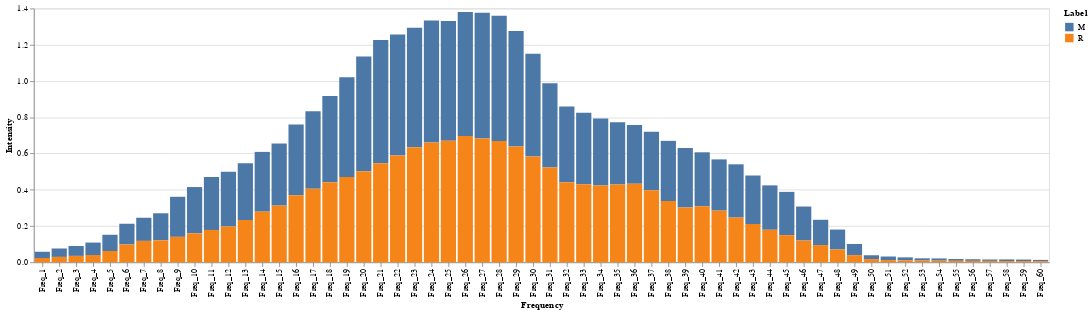

Notebook source saved alongside this figure:
### Code cell
agg_bar_plot = alt.Chart(sonar_agg_melt).mark_bar().encode(
    x = alt.X("Frequency", sort=sorted_cols[1:]),
    y = alt.Y("Intensity"),
    color = "Label"
)

agg_bar_plot

### Figure 1 — Vega-Lite specification as saved in the notebook (floating-point values rounded to 4 significant figures)
{"config": {"view": {"continuousWidth": 400, "continuousHeight": 300}}, "data": {"name": "data-9d14fd62e7bd7b1f9ae969177417026e"}, "mark": "bar", "encoding": {"color": {"field": "Label", "type": "nominal"}, "x": {"field": "Frequency", "sort": ["Freq_1", "Freq_2", "Freq_3", "Freq_4", "Freq_5", "Freq_6", "Freq_7", "Freq_8", "Freq_9", "Freq_10", "Freq_11", "Freq_12", "Freq_13", "Freq_14", "Freq_15", "Freq_16", "Freq_17", "Freq_18", "Freq_19", "Freq_20", "Freq_21", "Freq_22", "Freq_23", "Freq_24", "Freq_25", "Freq_26", "Freq_27", "Freq_28", "Freq_29", "Freq_30", "Freq_31", "Freq_32", "Freq_33", "Freq_34", "Freq_35", "Freq_36", "Freq_37", "Freq_38", "Freq_39", "Freq_40", "Freq_41", "Freq_42", "Freq_43", "Freq_44", "Freq_45", "Freq_46", "Freq_47", "Freq_48", "Freq_49", "Freq_50", "Freq_51", "Freq_52", "Freq_53", "Freq_54", "Freq_55", "Freq_56", "Freq_57", "Freq_58", "Freq_59", "Freq_60"], "type": "nominal"}, "y": {"field": "Intensity", "type": "quantitative"}}, "$schema": "https://vega.github.io/schema/vega-lite/v4.17.0.json", "datasets": {"data-9d14fd62e7bd7b1f9ae969177417026e": [{"Label": "M", "Frequency": "Freq_1", "Intensity": 0.03448}, {"Label": "R", "Frequency": "Freq_1", "Intensity": 0.02347}, {"Label": "M", "Frequency": "Freq_2", "Intensity": 0.04644}, {"Label": "R", "Frequency": "Freq_2", "Intensity": 0.02953}, {"Label": "M", "Frequency": "Freq_3", "Intensity": 0.05462}, {"Label": "R", "Frequency": "Freq_3", "Intensity": 0.03508}, {"Label": "M", "Frequency": "Freq_4", "Intensity": 0.06873}, {"Label": "R", "Frequency": "Freq_4", "Intensity": 0.03991}, {"Label": "M", "Frequency": "Freq_5", "Intensity": 0.08951}, {"Label": "R", "Frequency": "Freq_5", "Intensity": 0.06215}, {"Label": "M", "Frequency": "Freq_6", "Intensity": 0.1143}, {"Label": "R", "Frequency": "Freq_6", "Intensity": 0.09815}, {"Label": "M", "Frequency": "Freq_7", "Intensity": 0.1276}, {"Label": "R", "Frequency": "Freq_7", "Intensity": 0.1179}, {"Label": "M", "Frequency": "Freq_8", "Intensity": 0.1491}, {"Label": "R", "Frequency": "Freq_8", "Intensity": 0.1211}, {"Label": "M", "Frequency": "Freq_9", "Intensity": 0.221}, {"Label": "R", "Frequency": "Freq_9", "Intensity": 0.1402}, {"Label": "M", "Frequency": "Freq_10", "Intensity": 0.255}, {"Label": "R", "Frequency": "Freq_10", "Intensity": 0.1599}, {"Label": "M", "Frequency": "Freq_11", "Intensity": 0.2923}, {"Label": "R", "Frequency": "Freq_11", "Intensity": 0.1784}, {"Label": "M", "Frequency": "Freq_12", "Intensity": 0.3016}, {"Label": "R", "Frequency": "Freq_12", "Intensity": 0.1974}, {"Label": "M", "Frequency": "Freq_13", "Intensity": 0.3131}, {"Label": "R", "Frequency": "Freq_13", "Intensity": 0.233}, {"Label": "M", "Frequency": "Freq_14", "Intensity": 0.3297}, {"Label": "R", "Frequency": "Freq_14", "Intensity": 0.2791}, {"Label": "M", "Frequency": "Freq_15", "Intensity": 0.3425}, {"Label": "R", "Frequency": "Freq_15", "Intensity": 0.3125}, {"Label": "M", "Frequency": "Freq_16", "Intensity": 0.3899}, {"Label": "R", "Frequency": "Freq_16", "Intensity": 0.3699}, {"Label": "M", "Frequency": "Freq_17", "Intensity": 0.4288}, {"Label": "R", "Frequency": "Freq_17", "Intensity": 0.4048}, {"Label": "M", "Frequency": "Freq_18", "Intensity": 0.4758}, {"Label": "R", "Frequency": "Freq_18", "Intensity": 0.4412}, {"Label": "M", "Frequency": "Freq_19", "Intensity": 0.5511}, {"Label": "R", "Frequency": "Freq_19", "Intensity": 0.4698}, {"Label": "M", "Frequency": "Freq_20", "Intensity": 0.6332}, {"Label": "R", "Frequency": "Freq_20", "Intensity": 0.5018}, {"Label": "M", "Frequency": "Freq_21", "Intensity": 0.6796}, {"Label": "R", "Frequency": "Freq_21", "Intensity": 0.5463}, {"Label": "M", "Frequency": "Freq_22", "Intensity": 0.6686}, {"Label": "R", "Frequency": "Freq_22", "Intensity": 0.5883}, {"Label": "M", "Frequency": "Freq_23", "Intensity": 0.66}, {"Label": "R", "Frequency": "Freq_23", "Intensity": 0.6341}, {"Label": "M", "Frequency": "Freq_24", "Intensity": 0.6727}, {"Label": "R", "Frequency": "Freq_24", "Intensity": 0.661}, {"Label": "M", "Frequency": "Freq_25", "Intensity": 0.6603}, {"Label": "R", "Frequency": "Freq_25", "Intensity": 0.6709}, {"Label": "M", "Frequency": "Freq_26", "Intensity": 0.684}, {"Label": "R", "Frequency": "Freq_26", "Intensity": 0.6962}, {"Label": "M", "Frequency": "Freq_27", "Intensity": 0.6935}, {"Label": "R", "Frequency": "Freq_27", "Intensity": 0.6829}, {"Label": "M", "Frequency": "Freq_28", "Intensity": 0.6905}, {"Label": "R", "Frequency": "Freq_28", "Intensity": 0.6695}, {"Label": "M", "Frequency": "Freq_29", "Intensity": 0.6372}, {"Label": "R", "Frequency": "Freq_29", "Intensity": 0.6383}, {"Label": "M", "Frequency": "Freq_30", "Intensity": 0.5669}, {"Label": "R", "Frequency": "Freq_30", "Intensity": 0.5827}, {"Label": "M", "Frequency": "Freq_31", "Intensity": 0.4654}, {"Label": "R", "Frequency": "Freq_31", "Intensity": 0.5221}, {"Label": "M", "Frequency": "Freq_32", "Intensity": 0.4183}, {"Label": "R", "Frequency": "Freq_32", "Intensity": 0.4411}, {"Label": "M", "Frequency": "Freq_33", "Intensity": 0.3951}, {"Label": "R", "Frequency": "Freq_33", "Intensity": 0.4297}, {"Label": "M", "Frequency": "Freq_34", "Intensity": 0.3695}, {"Label": "R", "Frequency": "Freq_34", "Intensity": 0.4231}, {"Label": "M", "Frequency": "Freq_35", "Intensity": 0.3434}, {"Label": "R", "Frequency": "Freq_35", "Intensity": 0.4293}, {"Label": "M", "Frequency": "Freq_36", "Intensity": 0.3245}, {"Label": "R", "Frequency": "Freq_36", "Intensity": 0.433}, {"Label": "M", "Frequency": "Freq_37", "Intensity": 0.3226}, {"Label": "R", "Frequency": "Freq_37", "Intensity": 0.3967}, {"Label": "M", "Frequency": "Freq_38", "Intensity": 0.3318}, {"Label": "R", "Frequency": "Freq_38", "Intensity": 0.3379}, {"Label": "M", "Frequency": "Freq_39", "Intensity": 0.3279}, {"Label": "R", "Frequency": "Freq_39", "Intensity": 0.3023}, {"Label": "M", "Frequency": "Freq_40", "Intensity": 0.2975}, {"Label": "R", "Frequency": "Freq_40", "Intensity": 0.3091}, {"Label": "M", "Frequency": "Freq_41", "Intensity": 0.2827}, {"Label": "R", "Frequency": "Freq_41", "Intensity": 0.2847}, {"Label": "M", "Frequency": "Freq_42", "Intensity": 0.2939}, {"Label": "R", "Frequency": "Freq_42", "Intensity": 0.2464}, {"Label": "M", "Frequency": "Freq_43", "Intensity": 0.2673}, {"Label": "R", "Frequency": "Freq_43", "Intensity": 0.2112}, {"Label": "M", "Frequency": "Freq_44", "Intensity": 0.245}, {"Label": "R", "Frequency": "Freq_44", "Intensity": 0.1791}, {"Label": "M", "Frequency": "Freq_45", "Intensity": 0.2387}, {"Label": "R", "Frequency": "Freq_45", "Intensity": 0.1496}, {"Label": "M", "Frequency": "Freq_46", "Intensity": 0.1876}, {"Label": "R", "Frequency": "Freq_46", "Intensity": 0.1197}, {"Label": "M", "Frequency": "Freq_47", "Intensity": 0.1395}, {"Label": "R", "Frequency": "Freq_47", "Intensity": 0.09486}, {"Label": "M", "Frequency": "Freq_48", "Intensity": 0.1101}, {"Label": "R", "Frequency": "Freq_48", "Intensity": 0.07023}, {"Label": "M", "Frequency": "Freq_49", "Intensity": 0.06152}, {"Label": "R", "Frequency": "Freq_49", "Intensity": 0.03945}, {"Label": "M", "Frequency": "Freq_50", "Intensity": 0.02124}, {"Label": "R", "Frequency": "Freq_50", "Intensity": 0.01741}, {"Label": "M", "Frequency": "Freq_51", "Intensity": 0.01962}, {"Label": "R", "Frequency": "Freq_51", "Intensity": 0.01212}, {"Label": "M", "Frequency": "Freq_52", "Intensity": 0.01671}, {"Label": "R", "Frequency": "Freq_52", "Intensity": 0.01017}, {"Label": "M", "Frequency": "Freq_53", "Intensity": 0.01198}, {"Label": "R", "Frequency": "Freq_53", "Intensity": 0.009723}, {"Label": "M", "Frequency": "Freq_54", "Intensity": 0.0121}, {"Label": "R", "Frequency": "Freq_54", "Intensity": 0.008992}, {"Label": "M", "Frequency": "Freq_55", "Intensity": 0.009931}, {"Label": "R", "Frequency": "Freq_55", "Intensity": 0.008041}, {"Label": "M", "Frequency": "Freq_56", "Intensity": 0.008971}, {"Label": "R", "Frequency": "Freq_56", "Intensity": 0.007697}, {"Label": "M", "Frequency": "Freq_57", "Intensity": 0.007801}, {"Label": "R", "Frequency": "Freq_57", "Intensity": 0.007526}, {"Label": "M", "Frequency": "Freq_58", "Intensity": 0.008966}, {"Label": "R", "Frequency": "Freq_58", "Intensity": 0.00667}, {"Label": "M", "Frequency": "Freq_59", "Intensity": 0.008417}, {"Label": "R", "Frequency": "Freq_59", "Intensity": 0.006537}, {"Label": "M", "Frequency": "Freq_60", "Intensity": 0.006922}, {"Label": "R", "Frequency": "Freq_60", "Intensity": 0.006077}]}}
